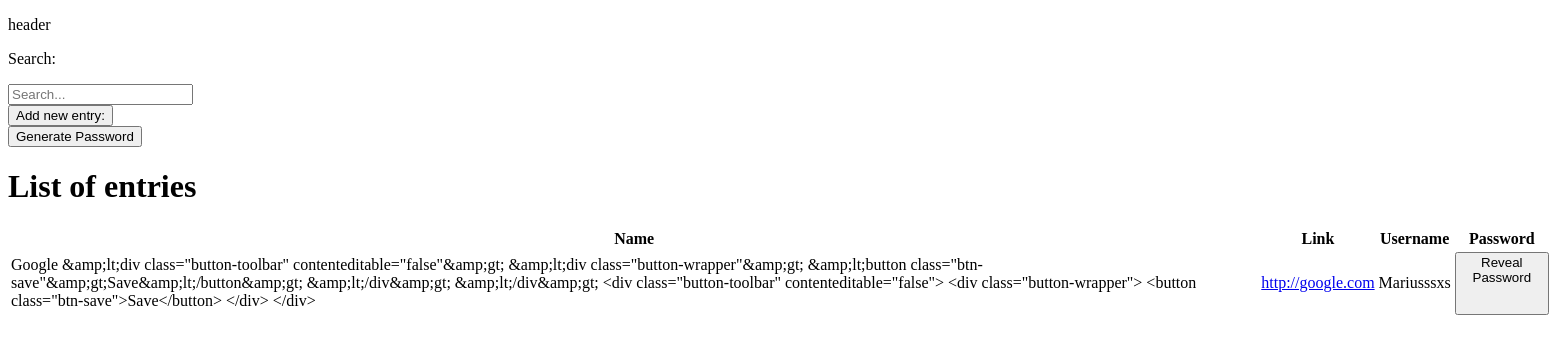
Screenshot of / (signed in) with the database file from the repository.
### tables this page shows
CREATE TABLE 'data' ('id' INTEGER PRIMARY KEY AUTOINCREMENT NOT NULL, 'user_id' INTEGER NOT NULL, 'username' TEXT NOT NULL, 'name' TEXT NOT NULL, 'link' TEXT NOT NULL, 'hash' TEXT NOT NULL);

### app.py (the view, shortened to what this page needs)
@app.route("/", methods=["GET", "POST"])
@login_required
def index():
    db = SQL("sqlite:///passwordmanager.db")
    user_id = session["user_id"]
    if request.method == "GET":
        data = db.execute(
            "SELECT * FROM data WHERE user_id=:user_id", user_id=user_id)
        data_json = data
        password = session["user_pass"]
        return render_template("index.html", dataFromFlask=data_json, dataR=password)

### app.py (called while the page is built)
@app.after_request
def after_request(response):
    response.headers["Cache-Control"] = "no-cache, no-store, must-revalidate"
    response.headers["Expires"] = 0
    response.headers["Pragma"] = "no-cache"
    return response

### helpers.py (called while the page is built)
def login_required(f):
    @wraps(f)
    def decorated_function(*args, **kwargs):
        if session.get("user_id") is None:
            return redirect("/login")
        return f(*args, **kwargs)
    return decorated_function

### templates/index.html (shortened to what this page needs)
{% extends "base.html" %} {% block title %} Index {% endblock %} {% block main
%}
<p>Search:</p>
<input id="search-bar" class="search-bar" type="text" placeholder="Search..." />
<div><button id="add-entry">Add new entry:</button></div>
<button id="generator">Generate Password</button>
{% if dataFromFlask %}
<h1>List of entries</h1>
<div>
  <table id="list-entries">
    <thead>
      <tr>
        <th>Name</th>
        <th>Link</th>
        <th>Username</th>
        <th>Password</th>
        {% endif %}
      </tr>
    </thead>
    <tbody>
      {% for i in dataFromFlask %}
      <tr>
        <td class="name-search" data-entry-id="{{ i['id'] }}">
          {{ i['name'] }}
        </td>
        <td>
          <a class="link-search" target="_blank" href="{{ i['link'] }}"
            >{{ i['link'] }}</a
          >
        </td>
        <td class="username-td"><p>{{ i['username'] }}</p></td>
        <td class="password-td">
          <button onclick="htmlActivate(this)">
            Reveal Password
          </button>
        </td>
      </tr>
      {% endfor %}
    </tbody>
  </table>
</div>
{% endblock %}

### templates/base.html (shortened to what this page needs)
<!DOCTYPE html>
<html lang="en">
  <head>
    <link
      rel="stylesheet"
      href="{{ url_for('static', filename='css/style.css') }}"
    />
    <link
      rel="stylesheet"
      href="{{ url_for('static', filename='css/stylepop.css') }}"
    />
  </head>
  <body>
    <header>
      <p>header</p>
    </header>
    {% block main %} {% endblock%}
  </body>
</html>

### static/css/style.css (style rules this page uses)
td { position: relative; }

### rows the page displays
data: name "Google &amp;lt;div class=\"button-toolbar\" contenteditable=\"false\"&amp;gt; &amp;lt;div class=\"button-wrapper\"&amp;gt; &amp;lt;button class=\"btn-save\"&amp;gt;Save&amp;lt;/button&amp;gt; &amp;lt;/div&amp;gt; &amp;lt;/div&amp;gt; <div class=\"button-toolbar\" contenteditable=\"false\"> <div class=\"button-wrapper\"> <button class=\"btn-save\">Save</button> </div> </div>", link "http://google.com", username "Mariusssxs"
